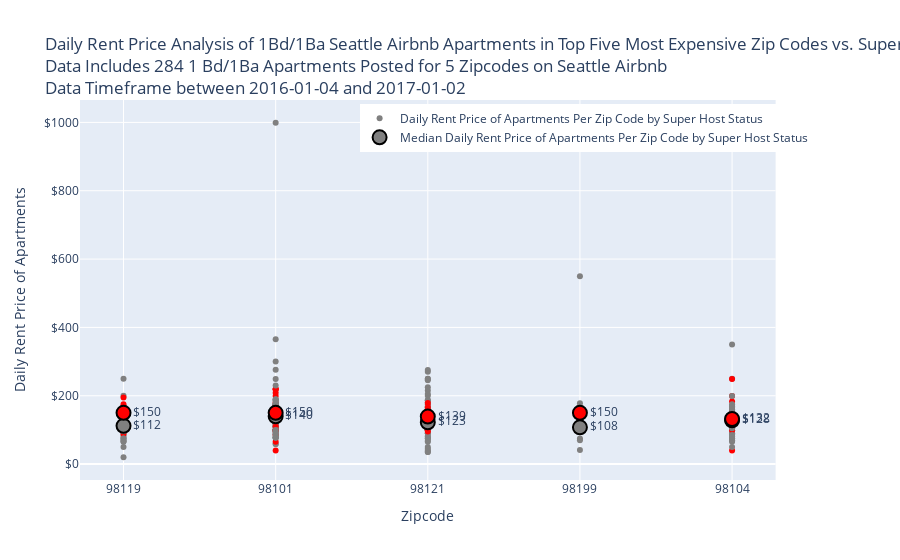

Notebook source saved alongside this figure:
### Code cell
# Plot of median prices for 1 bed 1 bath apartments by zipcode, along with counts of apartments included
fig_hosts = make_subplots(specs=[[{"secondary_y": True}]])


fig_hosts.add_trace(
        go.Scatter(name='Daily Rent Price of Apartments Per Zip Code by Super Host Status', x=df_apt_final_host['zipcode'], y=df_apt_final_host['price'],
        yaxis='y',
        mode='markers',
        marker=dict(color=df_apt_final_host['color_ind'])
        ))
        
fig_hosts.add_trace(
        go.Scatter(name='Median Daily Rent Price of Apartments Per Zip Code by Super Host Status', x=df_apt_final_host_grouped['zipcode'], y=df_apt_final_host_grouped['median_price_host'],
        yaxis='y',
        # mode='lines+markers+text', legendrank=2, text=df_apt_final_zip['median_price'], 
        mode='markers+text',
        marker=dict(size=14,
            color=df_apt_final_host_grouped['color_ind'],
            line=dict(width=2,color='Black')
            ),
        textposition= "middle right",
        texttemplate = "%{y:$.0f}",
        ))


fig_hosts.update_layout(
                    title = ("Daily Rent Price Analysis of 1Bd/1Ba Seattle Airbnb Apartments in Top Five Most Expensive Zip Codes vs. Super Host Status <br>Data Includes {:,} 1 Bd/1Ba Apartments Posted for {} Zipcodes on Seattle Airbnb <br>Data Timeframe between {} and {}".format(
                        df_apt_final_host['id'].count(),
                        df_apt_final_host['zipcode'].nunique(),
                        min(df_cal['date']),
                        max(df_cal['date'])
                        )
                        ),
                    xaxis_title="Zipcode",
                    yaxis_title="Daily Rent Price of Apartments",
                    # yaxis2_title="Median Price of Apartments",
                    legend=dict(
                        yanchor="top",
                        y=0.99,
                        xanchor="right",
                        x=0.99
                        )
                    )
fig_hosts.update_layout(yaxis_tickprefix = '$')
fig_hosts.show()

### Figure 1 — Plotly figure (JSON) as saved in the notebook; plotly's stock layout.template omitted (floating-point values rounded to 4 significant figures; data arrays with more than 128 entries replaced by an {"elided": "..."} marker saying what was removed)
{"data": [{"marker": {"color": {"elided": "284 str values"}}, "mode": "markers", "name": "Daily Rent Price of Apartments Per Zip Code by Super Host Status", "type": "scatter", "x": {"elided": "284 str values"}, "y": {"elided": "284 int values"}, "yaxis": "y"}, {"marker": {"color": ["gray", "red", "gray", "red", "gray", "red", "gray", "red", "gray", "red"], "line": {"color": "Black", "width": 2}, "size": 14}, "mode": "markers+text", "name": "Median Daily Rent Price of Apartments Per Zip Code by Super Host Status", "textposition": "middle right", "texttemplate": "%{y:$.0f}", "type": "scatter", "x": ["98101", "98101", "98104", "98104", "98119", "98119", "98121", "98121", "98199", "98199"], "y": [140, 150, 128, 132, 112, 150, 122.5, 139, 107.5, 150], "yaxis": "y"}], "layout": {"legend": {"x": 0.99, "xanchor": "right", "y": 0.99, "yanchor": "top"}, "title": {"text": "Daily Rent Price Analysis of 1Bd/1Ba Seattle Airbnb Apartments in Top Five Most Expensive Zip Codes vs. Super Host Status <br>Data Includes 284 1 Bd/1Ba Apartments Posted for 5 Zipcodes on Seattle Airbnb <br>Data Timeframe between 2016-01-04 and 2017-01-02"}, "xaxis": {"anchor": "y", "domain": [0, 0.94], "title": {"text": "Zipcode"}}, "yaxis": {"anchor": "x", "domain": [0, 1], "tickprefix": "$", "title": {"text": "Daily Rent Price of Apartments"}}, "yaxis2": {"anchor": "x", "overlaying": "y", "side": "right"}}}
